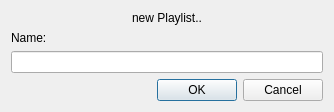
<?xml version="1.0" encoding="UTF-8"?>
<ui version="4.0">
 <class>Dialog</class>
 <widget class="QDialog" name="Dialog">
  <property name="geometry">
   <rect>
    <x>0</x>
    <y>0</y>
    <width>334</width>
    <height>105</height>
   </rect>
  </property>
  <property name="windowTitle">
   <string>Dialog</string>
  </property>
  <layout class="QVBoxLayout" name="verticalLayout">
   <item>
    <widget class="QLabel" name="label">
     <property name="text">
      <string>new Playlist..</string>
     </property>
     <property name="alignment">
      <set>Qt::AlignCenter</set>
     </property>
    </widget>
   </item>
   <item>
    <widget class="QLabel" name="label_2">
     <property name="text">
      <string>Name:</string>
     </property>
    </widget>
   </item>
   <item>
    <widget class="QLineEdit" name="playlist_name"/>
   </item>
   <item>
    <widget class="QDialogButtonBox" name="buttonBox">
     <property name="orientation">
      <enum>Qt::Horizontal</enum>
     </property>
     <property name="standardButtons">
      <set>QDialogButtonBox::Cancel|QDialogButtonBox::Ok</set>
     </property>
    </widget>
   </item>
  </layout>
 </widget>
 <resources/>
 <connections>
  <connection>
   <sender>buttonBox</sender>
   <signal>accepted()</signal>
   <receiver>Dialog</receiver>
   <slot>accept()</slot>
   <hints>
    <hint type="sourcelabel">
     <x>248</x>
     <y>254</y>
    </hint>
    <hint type="destinationlabel">
     <x>157</x>
     <y>274</y>
    </hint>
   </hints>
  </connection>
  <connection>
   <sender>buttonBox</sender>
   <signal>rejected()</signal>
   <receiver>Dialog</receiver>
   <slot>reject()</slot>
   <hints>
    <hint type="sourcelabel">
     <x>316</x>
     <y>260</y>
    </hint>
    <hint type="destinationlabel">
     <x>286</x>
     <y>274</y>
    </hint>
   </hints>
  </connection>
 </connections>
</ui>
